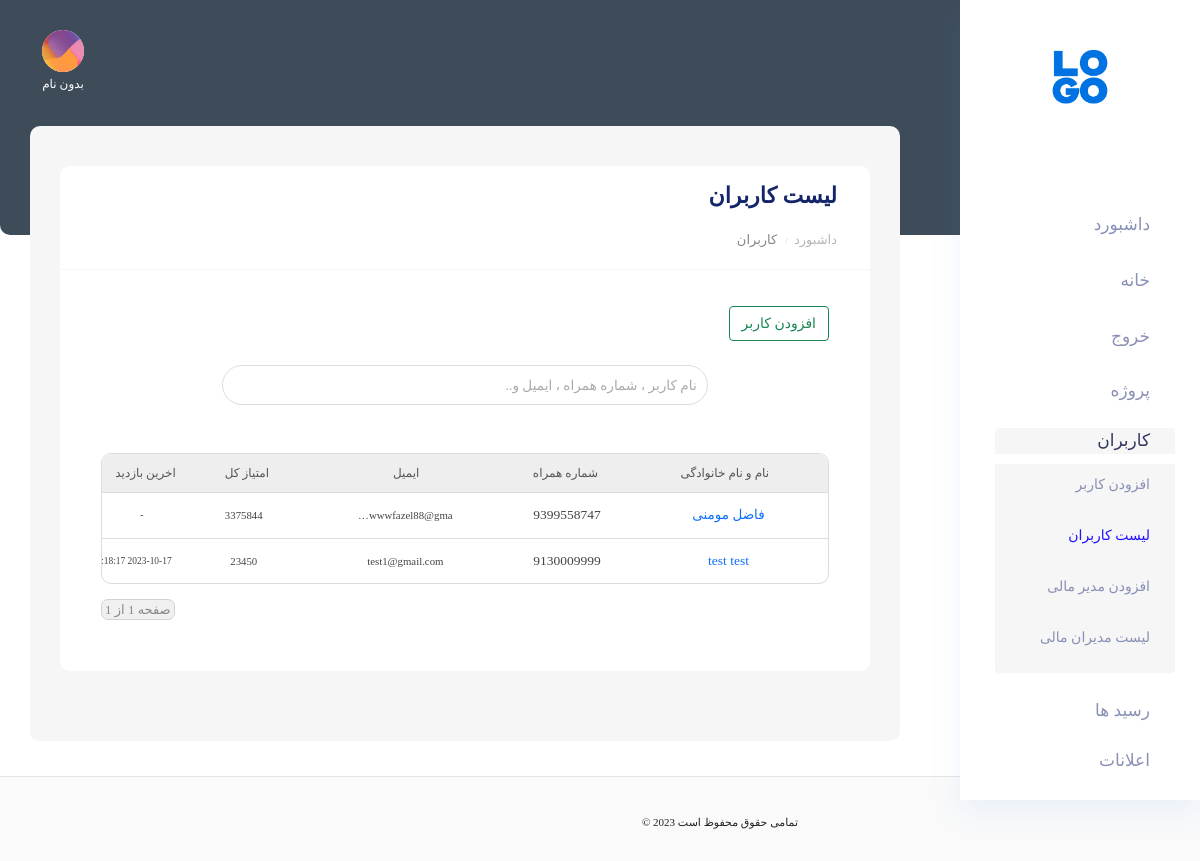
/u/dashboard/user/list (signed in), run on an earlier commit of the app's database.
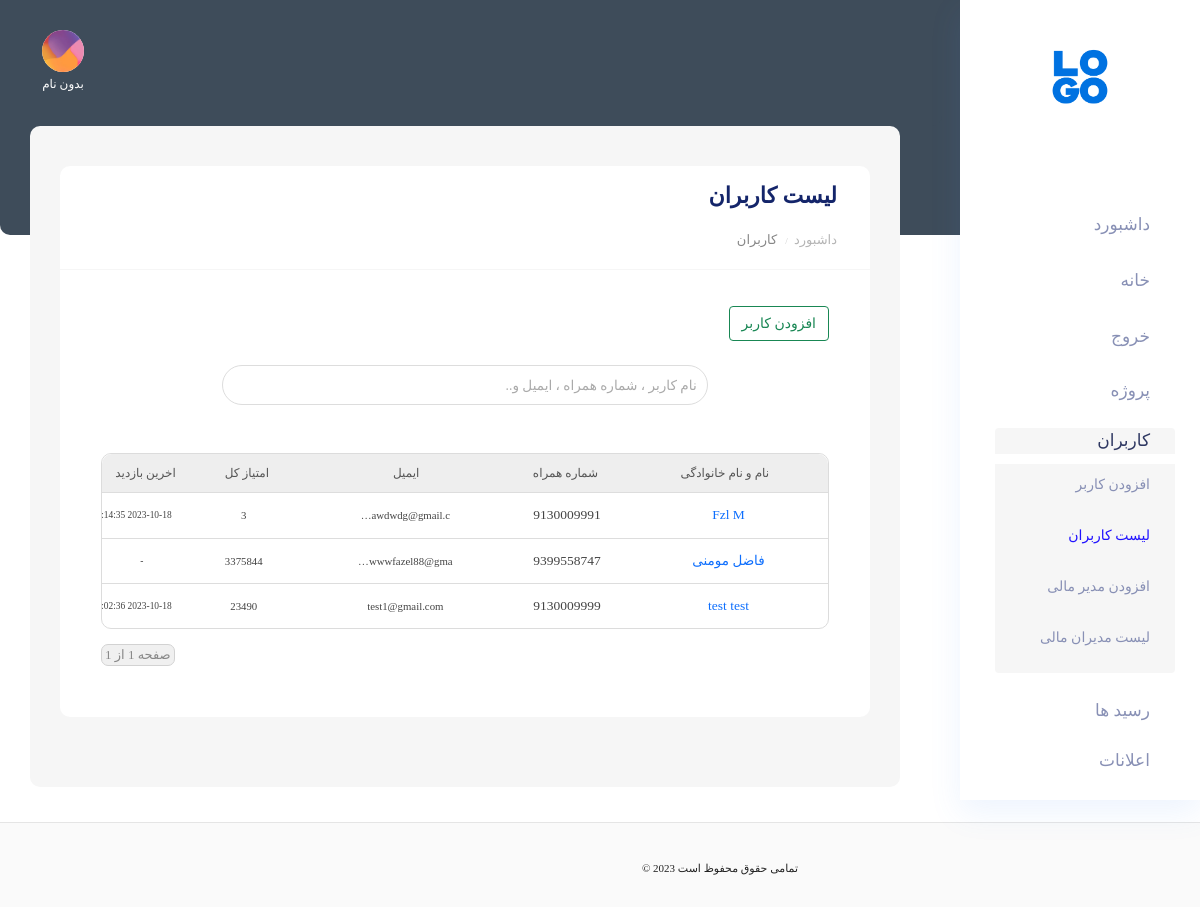
And on a later commit of the database.
### account/models.py (models this page shows, shortened)
class User(AbstractUser):
    ROLE_USER_OPTIONS = (
        ('normal_user', 'کاربر عادی'),
        ('financial_user', 'ادمین مالی'),
        ('super_user', 'ادمین وِیژه'),
    )
    first_name = models.CharField("first name", max_length=150, blank=True, default="بدون نام")
    username = None
    email = models.EmailField("email address", null=True, blank=True, unique=True)
    phonenumber = PhoneNumberField(region='IR', unique=True)
    is_phonenumber_confirmed = models.BooleanField(default=False)
    role = models.CharField(max_length=20, choices=ROLE_USER_OPTIONS, default='normal_user')
    USERNAME_FIELD = "phonenumber"
    REQUIRED_FIELDS = []
    objects = CustomBaseUserManager()
    normal_user = NormalUserManager()
    financial_user = FinancialUserManager()
    super_user = SuperUserManager()
    class Meta:
        ordering = '-id',
    @property
    def is_admin(self):
        return True if self.role in settings.ADMIN_USER_ROLES else False
    @property
    def is_common_admin(self):
        return True if self.role in settings.COMMON_ADMIN_USER_ROLES else False
    @property
    def is_super_admin(self):
        return True if self.role in settings.SUPER_ADMIN_ROLES else False
    def get_raw_phonenumber(self):
        p = str(self.phonenumber).replace('+98', '')
        return p
    def get_full_name(self):
        fl = f'{self.first_name} {self.last_name}'.strip() or 'بدون نام'
        return fl
    def get_image_url(self):
        return '/static/images/dashboard/client_img.png'
    def get_last_login(self):
        if self.last_login:
            return self.last_login.strftime('%Y-%m-%d %H:%M:%S')
        return '-'
    def get_scores(self):
        receipts = self.receipt_set.filter(status='accepted').distinct()
        score = 0
        for receipt in receipts:
            score += receipt.get_score()
        return score
    def get_absolute_url(self):
        return reverse('account:user_detail', args=(self.id,))

### receipt/models.py (models this page shows, shortened)
class ReceiptAbstract(BaseModel):
    STATUS_OPTIONS = (
        ('accepted', 'تایید شده'),
        ('pending', 'در صف'),
        ('rejected', 'رد شده')
    )
    tracking_code = models.CharField(max_length=10, default=random_str)
    status = models.CharField(max_length=15, choices=STATUS_OPTIONS, default='pending')
    user = models.ForeignKey('account.User', on_delete=models.CASCADE)
    building = models.ForeignKey(Building, on_delete=models.CASCADE)
    bank_name = models.CharField(max_length=100)
    depositor_name = models.CharField(max_length=100)
    deposit_datetime = models.DateTimeField()
    description = models.TextField(null=True, blank=True)  # by user
    note = models.TextField(null=True, blank=True)  # by admin
    amount = models.PositiveBigIntegerField()
    picture = models.ImageField(upload_to=upload_receipt_pic_src, max_length=3000)
    submited_at = models.DateTimeField(auto_now_add=True)
    ratio_score = models.FloatField(default=1, validators=[MinValueValidator(0), MaxValueValidator(4)])
    class Meta:
        abstract = True
        ordering = '-id',

class Receipt(ReceiptAbstract):
    def get_score(self):
        score = 1
        try:
            amount = self.amount
            time_now = utils.get_time(None)
            amount_million = amount / 1_000_000
            days = (time_now - self.deposit_datetime).days or 1
            score = int(days * amount_million) or 1
        except ZeroDivisionError:
            pass
        if score < 0:
            score = 0
        score = score * self.ratio_score
        score = int(score)
        return score

### account/views/dashboard.py (the view)
# urls.py: path('dashboard/user/list', dashboard.UserList.as_view(), name='user_list'),
class UserList(View):
    template_name = 'account/dashboard/user/list.html'
    def search(self, request, objects):
        s = request.GET.get('search')
        if not s:
            return objects
        objects = objects.annotate(full_name=Concat('first_name', Value(' '), 'last_name'))
        lookup = Q(phonenumber__icontains=s) | Q(full_name__icontains=s) | Q(
            email__icontains=s)
        return objects.filter(lookup)
    @admin_required_cbv()
    def get(self, request):
        users = User.normal_user.all()
        users = self.search(request, users)
        page_num = request.GET.get('page', 1)
        pagination = Paginator(users, 20)
        pagination = pagination.get_page(page_num)
        users = pagination.object_list
        context = {
            'users': users,
            'pagination': pagination
        }
        return render(request, self.template_name, context)

### account/models.py (called while the page is built)
    def get_queryset(self):
        return super().get_queryset().filter(role='normal_user')

### core/utils.py (called while the page is built)
def get_time(frmt='%Y-%m-%d_%H:%M'):
    t = timezone.now()
    if frmt is not None:
        t = t.strftime(frmt)
    return t

### account/templates/account/dashboard/user/list.html (shortened to what the changed rows need)
{% extends 'account/dashboard/components/base/base_template.html' %}
{% block Content %}
    <section class="main_content dashboard_part large_header_bg">
        <div class="main_content_iner">
            <div class="container-fluid p-0 ">
                <div class="col-lg-12">
                    <div class="white_card mb_30">
                        <div class="white_card_body">
                            <div class="card-body">
                                <div class="list-row">
                                    {% for user in users %}
                                        <div class="detail-row">
                                            <div class="col-3">
                                                <a href="{{ user.get_absolute_url }}">
                                                    {{ user.get_full_name|default:'بدون نام' }}
                                                </a>
                                            </div>
                                            <div class="col-2">
                                                {{ user.get_raw_phonenumber }}
                                            </div>
                                            <div class="col-3 font-80">
                                                {{ user.email|truncatechars:15|default:'-' }}
                                            </div>
                                            <div class="col-2 font-80">
                                                {{ user.get_scores }}
                                            </div>
                                            <div class="col-1 font-70 datetime-convert">
                                                {{ user.get_last_login|default:'-' }}
                                            </div>
                                        </div>
                                    {% empty %}
                                        <div class="container-not-found-base">
                                            <p>کاربری یافت نشد</p>
                                        </div>
                                    {% endfor %}
                                </div>
                            </div>
                        </div>
                    </div>
                </div>
            </div>
        </div>
    </section>
{% endblock %}

What changed in the data, as far as the page shows it:
added User: get_full_name "Fzl M", get_raw_phonenumber "9130009991", email "awdwdg@gmail.c…", get_scores "3", get_last_login "2023-10-18…"
changed User "test test": get_scores "23450" → "23490"; get_last_login "2023-10-17…" → "2023-10-18…"
